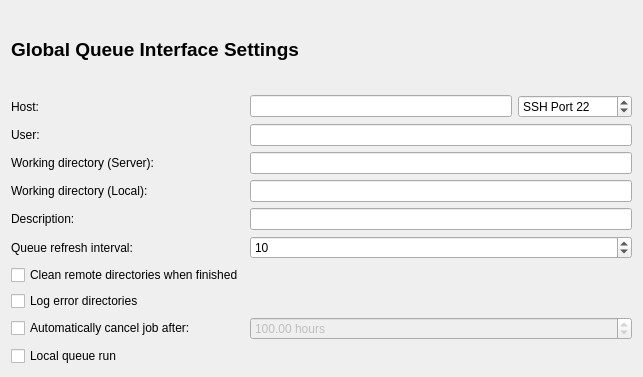
<?xml version="1.0" encoding="UTF-8"?>
<ui version="4.0">
 <class>GlobalQueueInterfaceSettingsWidget</class>
 <widget class="QWidget" name="GlobalQueueInterfaceSettingsWidget">
  <property name="geometry">
   <rect>
    <x>0</x>
    <y>0</y>
    <width>643</width>
    <height>377</height>
   </rect>
  </property>
  <property name="windowTitle">
   <string>Form</string>
  </property>
  <layout class="QGridLayout" name="gridLayout_2">
   <item row="0" column="0">
    <layout class="QGridLayout" name="gridLayout">
     <item row="0" column="0" colspan="3">
      <widget class="QLabel" name="label_3">
       <property name="text">
        <string>&lt;html&gt;&lt;head/&gt;&lt;body&gt;&lt;p&gt;&lt;span style=&quot; font-size:14pt; font-weight:600;&quot;&gt;Global Queue Interface Settings&lt;/span&gt;&lt;/p&gt;&lt;/body&gt;&lt;/html&gt;</string>
       </property>
      </widget>
     </item>
     <item row="3" column="1" colspan="2">
      <widget class="QLineEdit" name="edit_rempath">
       <property name="toolTip">
        <string>Path on remote host to use during optimizations. Do not use wildcard characters or BASH-specific characters (e.g. '~' in place of /home/user).</string>
       </property>
      </widget>
     </item>
     <item row="1" column="0">
      <widget class="QLabel" name="label_18">
       <property name="sizePolicy">
        <sizepolicy hsizetype="Maximum" vsizetype="Preferred">
         <horstretch>0</horstretch>
         <verstretch>0</verstretch>
        </sizepolicy>
       </property>
       <property name="text">
        <string>Host:</string>
       </property>
       <property name="buddy">
        <cstring>edit_host</cstring>
       </property>
      </widget>
     </item>
     <item row="9" column="0" colspan="3">
      <widget class="QCheckBox" name="cb_logErrorDirs">
       <property name="toolTip">
        <string>&lt;html&gt;&lt;head/&gt;&lt;body&gt;&lt;p&gt;Leaves a copy of a directory in which an error occurred in &amp;lt;local_path&amp;gt;/errorDirs.&lt;/p&gt;&lt;p&gt;&lt;br/&gt;&lt;/p&gt;&lt;p&gt;This can help when figuring out why an xtal fails when submitted.&lt;/p&gt;&lt;p&gt;&lt;br/&gt;&lt;/p&gt;&lt;p&gt;Only keeps one copy for each xtal directory (so if an error occurred in 00001x00001 twice, the first error directory would have been overwritten by the second)&lt;/p&gt;&lt;/body&gt;&lt;/html&gt;</string>
       </property>
       <property name="text">
        <string>Log error directories</string>
       </property>
      </widget>
     </item>
     <item row="6" column="0">
      <widget class="QLabel" name="label_2">
       <property name="toolTip">
        <string>&lt;html&gt;&lt;head/&gt;&lt;body&gt;&lt;p&gt;The number of seconds to wait before querying the jobs' statuses again with the queue interface.&lt;/p&gt;&lt;/body&gt;&lt;/html&gt;</string>
       </property>
       <property name="text">
        <string>Queue refresh interval:</string>
       </property>
      </widget>
     </item>
     <item row="5" column="1" colspan="2">
      <widget class="QLineEdit" name="edit_description">
       <property name="toolTip">
        <string>Short description of optimization (used as %description% template keyword in input templates).</string>
       </property>
      </widget>
     </item>
     <item row="11" column="0">
      <widget class="QCheckBox" name="cb_cancelJobAfterTime">
       <property name="toolTip">
        <string>&lt;html&gt;&lt;head/&gt;&lt;body&gt;&lt;p&gt;Automatically cancel a job after a specified amount of time. The next pending job will then be submitted.&lt;/p&gt;&lt;p&gt;&lt;br/&gt;&lt;/p&gt;&lt;p&gt;This option is present primarily because there are sometimes bugs in optimizers that can cause them to run forever. In addition, every once in a while, XtalOpt does not recognize that a job is no longer in the queue; this option prevents that from eventually stopping all jobs.&lt;/p&gt;&lt;/body&gt;&lt;/html&gt;</string>
       </property>
       <property name="text">
        <string>Automatically cancel job after:</string>
       </property>
      </widget>
     </item>
     <item row="5" column="0">
      <widget class="QLabel" name="label">
       <property name="text">
        <string>Description:</string>
       </property>
       <property name="buddy">
        <cstring>edit_description</cstring>
       </property>
      </widget>
     </item>
     <item row="6" column="1" colspan="2">
      <widget class="QSpinBox" name="spin_interval">
       <property name="toolTip">
        <string>&lt;html&gt;&lt;head/&gt;&lt;body&gt;&lt;p&gt;The number of seconds to wait before querying the jobs' statuses again with the queue interface.&lt;/p&gt;&lt;/body&gt;&lt;/html&gt;</string>
       </property>
       <property name="minimum">
        <number>1</number>
       </property>
       <property name="maximum">
        <number>99999</number>
       </property>
       <property name="value">
        <number>10</number>
       </property>
      </widget>
     </item>
     <item row="4" column="0">
      <widget class="QLabel" name="label_21">
       <property name="sizePolicy">
        <sizepolicy hsizetype="Maximum" vsizetype="Preferred">
         <horstretch>0</horstretch>
         <verstretch>0</verstretch>
        </sizepolicy>
       </property>
       <property name="text">
        <string>Working directory (Local):</string>
       </property>
       <property name="buddy">
        <cstring>edit_locpath</cstring>
       </property>
      </widget>
     </item>
     <item row="2" column="0">
      <widget class="QLabel" name="label_19">
       <property name="sizePolicy">
        <sizepolicy hsizetype="Maximum" vsizetype="Preferred">
         <horstretch>0</horstretch>
         <verstretch>0</verstretch>
        </sizepolicy>
       </property>
       <property name="text">
        <string>User:</string>
       </property>
       <property name="buddy">
        <cstring>edit_username</cstring>
       </property>
      </widget>
     </item>
     <item row="2" column="1" colspan="2">
      <widget class="QLineEdit" name="edit_username">
       <property name="toolTip">
        <string>Username on above host.</string>
       </property>
      </widget>
     </item>
     <item row="4" column="1" colspan="2">
      <widget class="QLineEdit" name="edit_locpath">
       <property name="toolTip">
        <string>Local path to store files</string>
       </property>
      </widget>
     </item>
     <item row="1" column="1">
      <widget class="QLineEdit" name="edit_host">
       <property name="toolTip">
        <string>Address of host. Can use IP or host name.</string>
       </property>
      </widget>
     </item>
     <item row="1" column="2">
      <widget class="QSpinBox" name="spin_port">
       <property name="prefix">
        <string>SSH Port </string>
       </property>
       <property name="maximum">
        <number>99999</number>
       </property>
       <property name="value">
        <number>22</number>
       </property>
      </widget>
     </item>
     <item row="11" column="1" colspan="2">
      <widget class="QDoubleSpinBox" name="spin_hoursForCancelJobAfterTime">
       <property name="enabled">
        <bool>false</bool>
       </property>
       <property name="toolTip">
        <string>&lt;html&gt;&lt;head/&gt;&lt;body&gt;&lt;p&gt;Automatically cancel a job after a specified amount of time. The next pending job will then be submitted.&lt;/p&gt;&lt;p&gt;&lt;br/&gt;&lt;/p&gt;&lt;p&gt;This option is present primarily because there are sometimes bugs in optimizers that can cause them to run forever. In addition, every once in a while, XtalOpt does not recognize that a job is no longer in the queue; this option prevents that from eventually stopping all jobs.&lt;/p&gt;&lt;/body&gt;&lt;/html&gt;</string>
       </property>
       <property name="suffix">
        <string> hours</string>
       </property>
       <property name="minimum">
        <double>0.000000000000000</double>
       </property>
       <property name="maximum">
        <double>10000.000000000000000</double>
       </property>
       <property name="value">
        <double>100.000000000000000</double>
       </property>
      </widget>
     </item>
     <item row="8" column="0">
      <widget class="QCheckBox" name="cb_cleanRemoteOnStop">
       <property name="text">
        <string>Clean remote directories when finished</string>
       </property>
      </widget>
     </item>
     <item row="3" column="0">
      <widget class="QLabel" name="label_20">
       <property name="sizePolicy">
        <sizepolicy hsizetype="Maximum" vsizetype="Preferred">
         <horstretch>0</horstretch>
         <verstretch>0</verstretch>
        </sizepolicy>
       </property>
       <property name="text">
        <string>Working directory (Server):</string>
       </property>
       <property name="buddy">
        <cstring>edit_rempath</cstring>
       </property>
      </widget>
     </item>
     <item row="12" column="0">
      <widget class="QCheckBox" name="cb_local_queue">
       <property name="toolTip">
        <string>&lt;html&gt;&lt;head/&gt;&lt;body&gt;&lt;p&gt;Run XtalOpt on a cluster, and submit the jobs to the same cluster.&lt;/p&gt;&lt;p&gt;As a result:&lt;/p&gt;&lt;p&gt;(1) No ssh connection will be established.&lt;/p&gt;&lt;p&gt;(2) While jobs are being submitted to the queue, they are treated as &amp;quot;local&amp;quot; jobs.&lt;/p&gt;&lt;/body&gt;&lt;/html&gt;</string>
       </property>
       <property name="text">
        <string>Local queue run</string>
       </property>
      </widget>
     </item>
    </layout>
   </item>
  </layout>
 </widget>
 <tabstops>
  <tabstop>edit_host</tabstop>
  <tabstop>spin_port</tabstop>
  <tabstop>edit_username</tabstop>
  <tabstop>edit_rempath</tabstop>
  <tabstop>edit_locpath</tabstop>
  <tabstop>edit_description</tabstop>
  <tabstop>spin_interval</tabstop>
  <tabstop>cb_cleanRemoteOnStop</tabstop>
  <tabstop>cb_logErrorDirs</tabstop>
  <tabstop>cb_cancelJobAfterTime</tabstop>
  <tabstop>spin_hoursForCancelJobAfterTime</tabstop>
 </tabstops>
 <resources/>
 <connections>
  <connection>
   <sender>cb_cancelJobAfterTime</sender>
   <signal>toggled(bool)</signal>
   <receiver>spin_hoursForCancelJobAfterTime</receiver>
   <slot>setEnabled(bool)</slot>
   <hints>
    <hint type="sourcelabel">
     <x>150</x>
     <y>353</y>
    </hint>
    <hint type="destinationlabel">
     <x>464</x>
     <y>353</y>
    </hint>
   </hints>
  </connection>
 </connections>
</ui>
